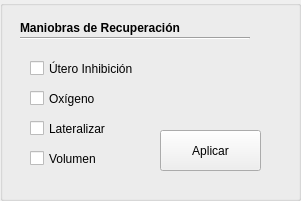
  <widget class="QGroupBox" name="groupBox_3">
   <property name="geometry">
    <rect>
     <x>980</x>
     <y>490</y>
     <width>301</width>
     <height>201</height>
    </rect>
   </property>
   <property name="title">
    <string/>
   </property>
   <widget class="QLabel" name="label">
    <property name="geometry">
     <rect>
      <x>20</x>
      <y>20</y>
      <width>181</width>
      <height>16</height>
     </rect>
    </property>
    <property name="font">
     <font>
      <weight>75</weight>
      <bold>true</bold>
     </font>
    </property>
    <property name="text">
     <string>Maniobras de Recuperación</string>
    </property>
   </widget>
   <widget class="QPushButton" name="pushButton_s2_3">
    <property name="geometry">
     <rect>
      <x>160</x>
      <y>130</y>
      <width>101</width>
      <height>41</height>
     </rect>
    </property>
    <property name="cursor">
     <cursorShape>PointingHandCursor</cursorShape>
    </property>
    <property name="text">
     <string>Aplicar</string>
    </property>
   </widget>
   <widget class="QCheckBox" name="checkBox_2">
    <property name="geometry">
     <rect>
      <x>30</x>
      <y>60</y>
      <width>111</width>
      <height>17</height>
     </rect>
    </property>
    <property name="text">
     <string>Útero Inhibición</string>
    </property>
   </widget>
   <widget class="QCheckBox" name="checkBox_3">
    <property name="geometry">
     <rect>
      <x>30</x>
      <y>90</y>
      <width>91</width>
      <height>17</height>
     </rect>
    </property>
    <property name="text">
     <string>Oxígeno</string>
    </property>
   </widget>
   <widget class="QCheckBox" name="checkBox_4">
    <property name="geometry">
     <rect>
      <x>30</x>
      <y>120</y>
      <width>91</width>
      <height>17</height>
     </rect>
    </property>
    <property name="text">
     <string>Lateralizar</string>
    </property>
   </widget>
   <widget class="QCheckBox" name="checkBox_5">
    <property name="geometry">
     <rect>
      <x>30</x>
      <y>150</y>
      <width>91</width>
      <height>17</height>
     </rect>
    </property>
    <property name="text">
     <string>Volumen</string>
    </property>
   </widget>
   <widget class="Line" name="line_s1_3">
    <property name="geometry">
     <rect>
      <x>20</x>
      <y>30</y>
      <width>230</width>
      <height>16</height>
     </rect>
    </property>
    <property name="orientation">
     <enum>Qt::Horizontal</enum>
    </property>
   </widget>
  </widget>
